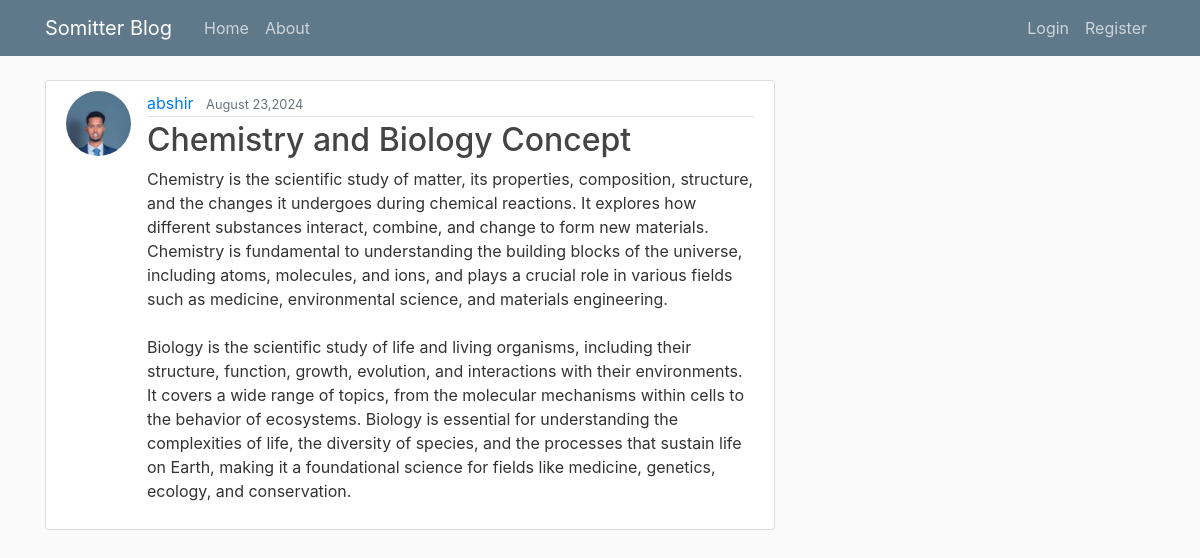
The page /post/12 on the database its author committed.
### blog/models.py (models this page shows, shortened)
class Post(models.Model):
    title = models.CharField(max_length=100)
    content = models.TextField()
    post_date = models.DateTimeField(default = timezone.now)
    author =models.ForeignKey(User, on_delete=models.CASCADE)

### user/models.py (models this page shows, shortened)
class Profile(models.Model):
    user =models.OneToOneField(User, on_delete=models.CASCADE)
    image =models.ImageField(default="default.jpg", upload_to="profile_pics")

### blog/views.py (the view)
# urls.py: path('post/<int:pk>', PostDetailView.as_view(), name='post-detail'),
class PostDetailView(DetailView):
      model =Post

### blog/templates/blog/post_detail.html (shortened to what this page needs)
{% extends "blog/base.html" %} {% block content %}
<article class="media content-section">
  <a href="{% url 'profile' %}"><img class="rounded-circle article-img" src="{{ object.author.profile.image.url }}" alt=""></a>
    <div class="media-body">
      <div class="article-metadata">
        <a class="mr-2" href="#">{{ object.author }}</a>
        <small class="text-muted">{{ object.post_date|date:"F d,Y" }}</small>
      </div>
      <h2 class="article-title">{{ object.title }}</h2>
      <p class="article-content">{{ object.content }}</p>
    </div>
  </article>
{% endblock content %}

### blog/static/blog/main.css (style rules this page uses)
body { background: #fafafa; color: #333333; margin-top: 5rem; }
h1, h2, h3, h4, h5, h6 { color: #444444; }
.content-section { background: #ffffff; padding: 10px 20px; border: 1px solid #dddddd; border-radius: 3px; margin-bottom: 20px; }
.article-title { color: #444444; }
.article-content { white-space: pre-line; }
.article-img { height: 65px; width: 65px; margin-right: 16px; }
.article-metadata { padding-bottom: 1px; margin-bottom: 4px; border-bottom: 1px solid #e3e3e3 }

### rows shown on the page
Post: author.profile.image (picture), author "abshir", post_date "August 23,2024", title "Chemistry and Biology Concept", content "Chemistry is the scientific study of matter, its properties, composition, structure, and the changes it undergoes during chemical reactions. It explores how different substances interact, combine, and change to form new materials. Chemistry is fundamental to understanding the building blocks of the universe, including atoms, molecules, and ions, and plays a crucial role in various fields such as medicine, environmental science, and materials engineering. Biology is the scientific study of life and living organisms, including their structure, function, growth, evolution, and interactions with their environments. It covers a wide range of topics, from the molecular mechanisms within cells to…"
